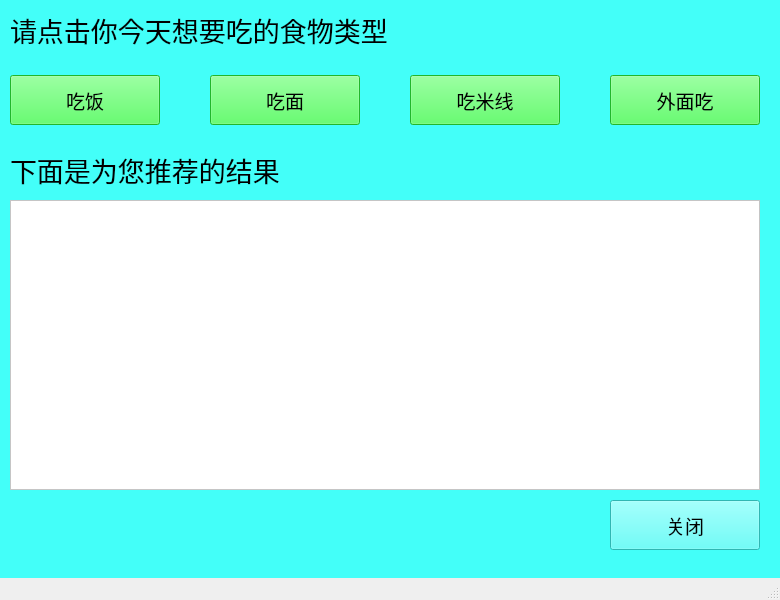
<?xml version="1.0" encoding="UTF-8"?>
<ui version="4.0">
 <class>MainWindow</class>
 <widget class="QMainWindow" name="MainWindow">
  <property name="geometry">
   <rect>
    <x>0</x>
    <y>0</y>
    <width>780</width>
    <height>600</height>
   </rect>
  </property>
  <property name="windowTitle">
   <string>MainWindow</string>
  </property>
  <property name="styleSheet">
   <string notr="true"/>
  </property>
  <widget class="QWidget" name="centralwidget">
   <property name="styleSheet">
    <string notr="true">background-color:rgb(67, 255, 249)</string>
   </property>
   <widget class="QPushButton" name="pushButton">
    <property name="geometry">
     <rect>
      <x>10</x>
      <y>75</y>
      <width>150</width>
      <height>50</height>
     </rect>
    </property>
    <property name="font">
     <font>
      <family>小米兰亭</family>
      <pointsize>14</pointsize>
     </font>
    </property>
    <property name="styleSheet">
     <string notr="true">background-color:rgb(48, 255, 62)</string>
    </property>
    <property name="text">
     <string>吃饭</string>
    </property>
   </widget>
   <widget class="QLabel" name="label">
    <property name="geometry">
     <rect>
      <x>10</x>
      <y>0</y>
      <width>480</width>
      <height>60</height>
     </rect>
    </property>
    <property name="font">
     <font>
      <family>小米兰亭</family>
      <pointsize>20</pointsize>
     </font>
    </property>
    <property name="text">
     <string>请点击你今天想要吃的食物类型</string>
    </property>
   </widget>
   <widget class="QPushButton" name="pushButton_2">
    <property name="geometry">
     <rect>
      <x>210</x>
      <y>75</y>
      <width>150</width>
      <height>50</height>
     </rect>
    </property>
    <property name="font">
     <font>
      <family>小米兰亭</family>
      <pointsize>14</pointsize>
     </font>
    </property>
    <property name="styleSheet">
     <string notr="true">background-color:rgb(48, 255, 62)</string>
    </property>
    <property name="text">
     <string>吃面</string>
    </property>
   </widget>
   <widget class="QPushButton" name="pushButton_3">
    <property name="geometry">
     <rect>
      <x>410</x>
      <y>75</y>
      <width>150</width>
      <height>50</height>
     </rect>
    </property>
    <property name="font">
     <font>
      <family>小米兰亭</family>
      <pointsize>14</pointsize>
     </font>
    </property>
    <property name="styleSheet">
     <string notr="true">background-color:rgb(48, 255, 62)</string>
    </property>
    <property name="text">
     <string>吃米线</string>
    </property>
   </widget>
   <widget class="QPushButton" name="pushButton_4">
    <property name="geometry">
     <rect>
      <x>610</x>
      <y>75</y>
      <width>150</width>
      <height>50</height>
     </rect>
    </property>
    <property name="font">
     <font>
      <family>小米兰亭</family>
      <pointsize>14</pointsize>
     </font>
    </property>
    <property name="styleSheet">
     <string notr="true">background-color:rgb(48, 255, 62)</string>
    </property>
    <property name="text">
     <string>外面吃</string>
    </property>
   </widget>
   <widget class="QLabel" name="label_2">
    <property name="geometry">
     <rect>
      <x>10</x>
      <y>140</y>
      <width>500</width>
      <height>60</height>
     </rect>
    </property>
    <property name="font">
     <font>
      <family>小米兰亭</family>
      <pointsize>20</pointsize>
     </font>
    </property>
    <property name="text">
     <string>下面是为您推荐的结果</string>
    </property>
   </widget>
   <widget class="QPushButton" name="pushButton_5">
    <property name="geometry">
     <rect>
      <x>610</x>
      <y>500</y>
      <width>150</width>
      <height>50</height>
     </rect>
    </property>
    <property name="font">
     <font>
      <family>Arial</family>
      <pointsize>14</pointsize>
     </font>
    </property>
    <property name="text">
     <string>关闭</string>
    </property>
   </widget>
   <widget class="QTextEdit" name="textEdit">
    <property name="geometry">
     <rect>
      <x>10</x>
      <y>200</y>
      <width>750</width>
      <height>290</height>
     </rect>
    </property>
    <property name="font">
     <font>
      <pointsize>15</pointsize>
     </font>
    </property>
    <property name="styleSheet">
     <string notr="true">background-color:rgb(255, 255, 255)</string>
    </property>
   </widget>
  </widget>
  <widget class="QStatusBar" name="statusbar"/>
  <widget class="QMenuBar" name="menubar">
   <property name="geometry">
    <rect>
     <x>0</x>
     <y>0</y>
     <width>780</width>
     <height>26</height>
    </rect>
   </property>
  </widget>
  <action name="actionjson">
   <property name="text">
    <string>readme</string>
   </property>
  </action>
 </widget>
 <resources/>
 <connections/>
</ui>
